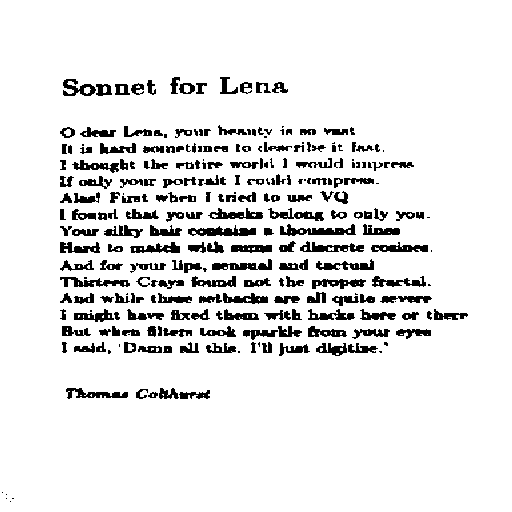
#> input picture Practical-work-2-Fourier-transform/img/son2.png, 512 x 512 px, given in place of son.png, which was not available
$ jupyter execute TME2.ipynb   (text cells are left out)
#> lines starting #> are read from the running program, lines starting #| are printed output that depends on the picture; after the words box and inside, x2 and y2 are one past the last pixel; in counts of white or black regions, pixels touching at a corner belong together; pictures that were not available may be replaced by others from this repository, and a replacement may not be noted
[cell 1]
import numpy as np
from numpy.fft import fft2,fftshift
from PIL import Image
import matplotlib.pyplot as plt

son = np.array(Image.open('img/son.png'))
#> son is the input picture: shape (512, 512) bool; 90.8% white; 263 black regions (46 under 20 px), largest, box (x1, y1, x2, y2) and area: (280, 224, 356, 236) 471, (188, 225, 256, 236) 446, (300, 241, 364, 252) 364
sonrot = np.array(Image.open('img/sonrot.png'))
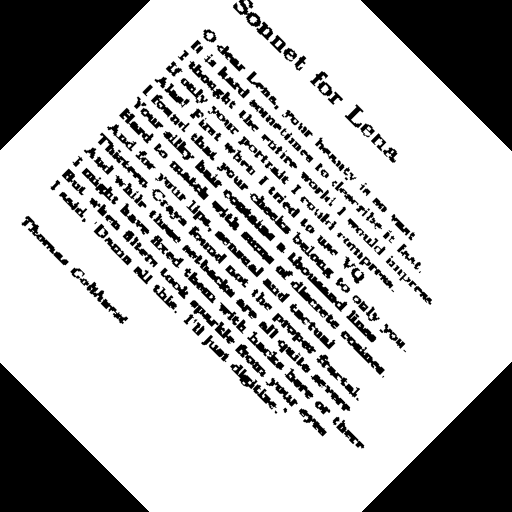
#> input picture Practical-work-2-Fourier-transform/img/sonrot.png, 512 x 512 px
#> sonrot is the input picture: shape (512, 512); min 0, max 255, mean 187.4

plt.imshow(son)
plt.gray()
plt.show()
plt.imshow(sonrot)
plt.show()

[cell 2]
def computeFT(I):
    """ Array -> Array[complex] """
    return fft2(I)

def toVisualizeFT(If):
    """ Array[complex] -> Array[float] """
    return np.abs(If)

def toVisualizeLogFT(If):
    """ Array[complex] -> Array[float] """
    return np.log(1+np.abs(If))

def thresholdImage(I,s):
    """ Array*int -> Array """
    return np.where(I<s,0,255)

[cell 3]
import matplotlib.pyplot as plt

sonFT=computeFT(son)  # Fourier transform of son
sonrotFT=computeFT(sonrot) #Fourier transform os sonrot

print("The module of sonFT using a logarithmic scale \n\n")
plt.imshow(toVisualizeLogFT(fftshift(sonFT)))
plt.show()

print("The module of sonrotFT using a logarithmic scale \n\n")
plt.imshow(toVisualizeLogFT(fftshift(sonrotFT)))
plt.show()

print("sonFT thresholded :\n")
sonFTthresholded=thresholdImage(toVisualizeFT(fftshift(sonFT)),100000)
#> in thresholdImage, `return np.where(I<s,0,255)`: returned value: shape (512, 512) int64; 0% white in thin lines or dots, all inside (x1, y1, x2, y2) = (256, 256, 257, 257)
plt.imshow(sonFTthresholded)
plt.show()

print("sonrotFT thresholded :\n")
sonrotFTthresholded=thresholdImage(toVisualizeFT(fftshift(sonrotFT)),100000)
#> in thresholdImage (call 2), `return np.where(I<s,0,255)`: returned value: shape (512, 512) int64; 1.4% white in thin lines or dots, all inside (x1, y1, x2, y2) = (121, 120, 392, 393)
plt.imshow(sonrotFTthresholded)
plt.show()

[cell 4]
def blend(I1,I2,alpha):
    """ Array**2*float -> Array """
    if alpha<0 and alpha>1 :
        raise ValueError(" alpha is not in [0,1] !")
    else:
        return alpha*I1 + (1-alpha)*I2

[cell 5]
Iblend=blend(son,sonrot,1/2)
#> in blend, `return alpha*I1 + (1-alpha)*I2`:
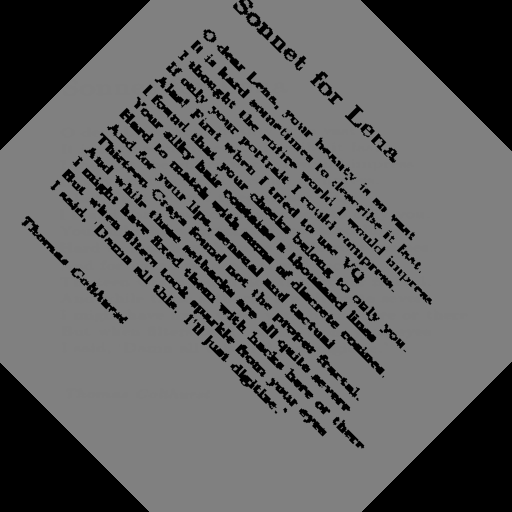
#> returned value: shape (512, 512) float64; min 0, max 128, mean 94.2
IblendFT=computeFT(Iblend) #Fourier transform of Iblend

print("son and sonrot threshold blend :\n")
IblendFTthresholded=thresholdImage(toVisualizeFT(IblendFT),10000)
#> in thresholdImage (call 3), `return np.where(I<s,0,255)`: returned value: shape (512, 512) int64; 18.6% white; 3055 white regions (3006 under 20 px), largest, box (x1, y1, x2, y2) and area: (0, 340, 172, 512) 10243, (341, 0, 512, 173) 10242, (0, 0, 176, 176) 9812
plt.imshow(IblendFTthresholded)
plt.show()

[cell 6]
def mainOrientation(I):
    """ Array -> tuple[Iori,float]
        return image of orientation (32 bins) and the main orientation (degree) from a Fourier transform module
    """
    n, m = I.shape

    size = 32
    x = np.array(range(size))
    ori = np.vstack((np.cos(np.pi*x/size), np.sin(np.pi*x/size))).T

    Iori = np.zeros((n, m))
    orients = np.zeros((size))

    for i in range(1,n+1):
        for j in range(1,m+1):
            if I[i-1, j-1] > 0:
                v = np.array([j-m/2, -i + n/2])
                if i > n/2:
                    v = -v
                    prod = np.matmul(ori, v)
                    maxi = prod.max()
                    if maxi > 0:
                        imax = np.nonzero(prod == maxi)
                        Iori[i-1, j-1] = imax[0]
                        orients[imax] += 1

    maxori = np.nonzero(orients == orients.max())[0][0]
    return (Iori, 180*maxori/size - 90)

def rotateImage(I,a):
    """ Array*float -> Array
        return a rotation of angle a (degree) of image I
    """
    return np.array(Image.fromarray(I).rotate(a, expand=True, fillcolor=127))

####### your code below

def rectifyOrientation(Image):

    ImageFT=computeFT(Image)
    ImageFThresholded=thresholdImage(toVisualizeFT(ImageFT),30000)
#> call 4 of thresholdImage, with s = 30000
#> in thresholdImage (call 4), `return np.where(I<s,0,255)`:
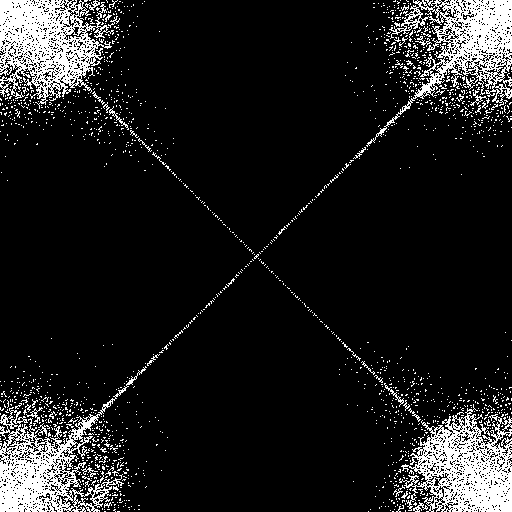
#> returned value: shape (512, 512) int64; 11.5% white; 1708 white regions (1663 under 20 px), largest, box (x1, y1, x2, y2) and area: (0, 0, 114, 109) 6556, (399, 404, 512, 512) 6418, (366, 0, 512, 147) 5676

    imageOr,degree=mainOrientation(ImageFThresholded)
#> after the loop in mainOrientation, `for i in range(1,n+1):`:
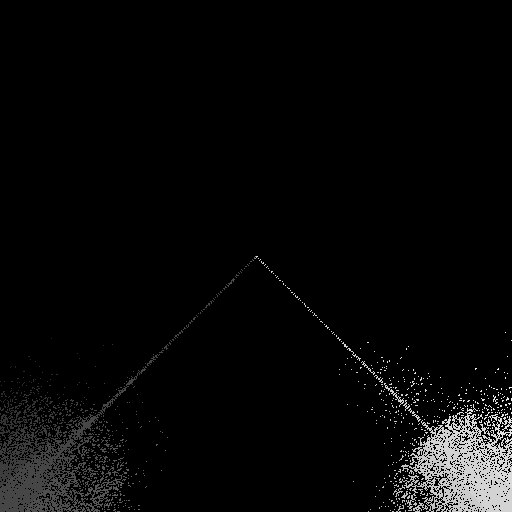
#> Iori: shape (512, 512) float64; min 0, max 29, mean 0.9; drawn with min black and max white
    print("degree= ",degree)

    I=rotateImage(Image,degree)
    plt.imshow(I)
    plt.show()

[cell 7]
print("Rectification de l'orientation pour sonrot.png :\n\n")
plt.imshow(sonrot)
plt.show()

rectifyOrientation(sonrot)
#> in rectifyOrientation, `imageOr,degree=mainOrientation(ImageFThresholded)`: degree = 45
#| degree=  45.0
#> in rotateImage, `return np.array(Image.fromarray(I).rotate(a, expand=True, fillcolor=12..`:
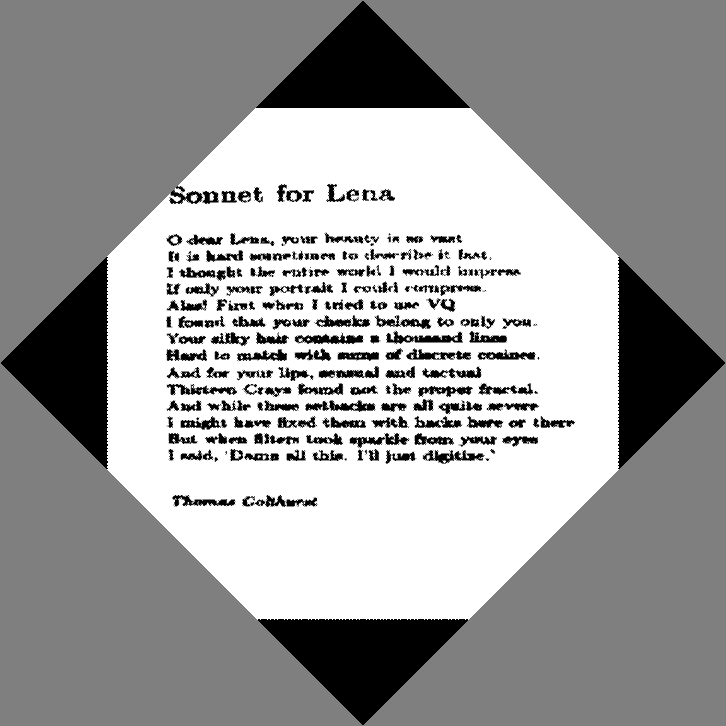
#> returned value: shape (726, 726); min 0, max 255, mean 157


print("Rectification de l'orientation pour port.jpg :\n\n")
port = np.array(Image.open('img/port.jpg'))
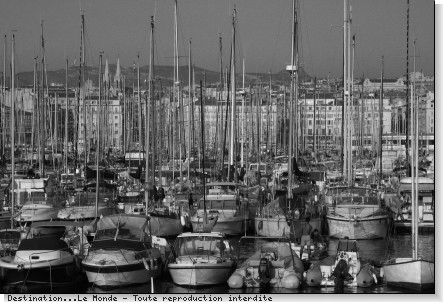
#> input picture Practical-work-2-Fourier-transform/img/port.jpg, 443 x 302 px
#> port is the input picture: shape (302, 443); min 0, max 255, mean 100.6
portRot=(rotateImage(port,40))
#> call 2 of rotateImage, with a = 40
#> in rotateImage (call 2), `return np.array(Image.fromarray(I).rotate(a, expand=True, fillcolor=12..`:
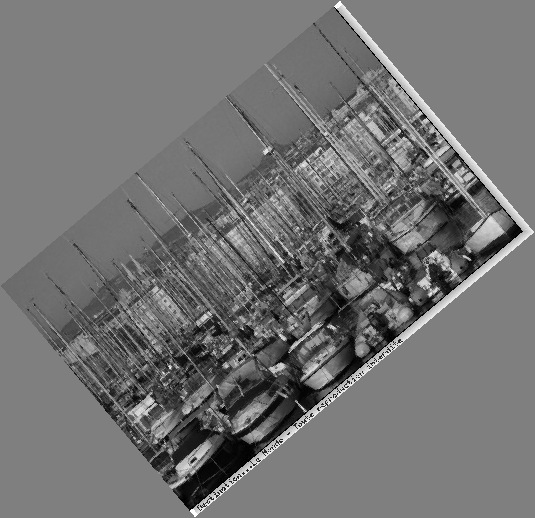
#> returned value: shape (518, 535); min 0, max 255, mean 114.3
i,deg=mainOrientation(thresholdImage(toVisualizeFT(computeFT(portRot)),300000))
#> in thresholdImage (call 5), `return np.where(I<s,0,255)`: returned value: shape (518, 535) int64; 0.03% white in thin lines or dots
#> deg = 45


plt.imshow(portRot)
plt.show()
print(deg)
#| 45.0
rectifyOrientation(portRot)
#> in thresholdImage (call 6), `return np.where(I<s,0,255)`:
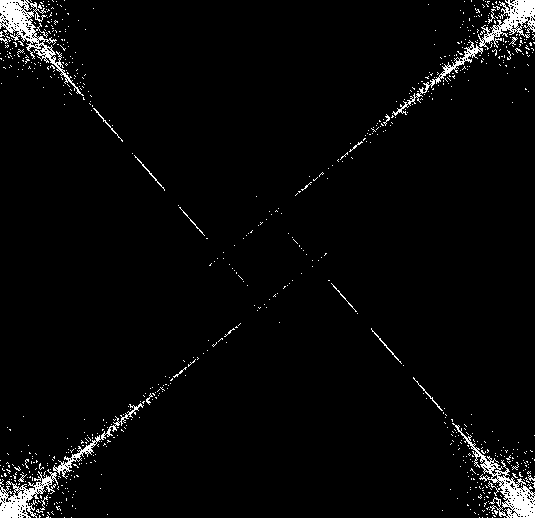
#> returned value: shape (518, 535) int64; 3.2% white; 745 white regions (724 under 20 px), largest, box (x1, y1, x2, y2) and area: (0, 0, 84, 96) 1598, (452, 423, 535, 518) 1550, (0, 469, 58, 518) 1116
#> after the loop in mainOrientation (call 3), `for i in range(1,n+1):`:
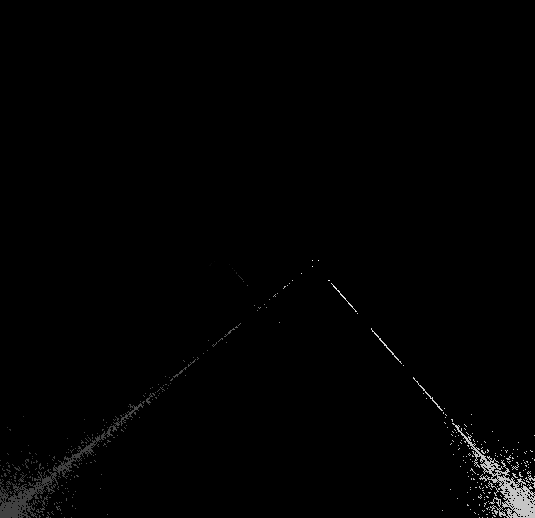
#> Iori: shape (518, 535) float64; min 0, max 31, mean 0.3; drawn with min black and max white
#| degree=  -45.0
#> call 3 of rotateImage, with a = -45
#> in rotateImage (call 3), `return np.array(Image.fromarray(I).rotate(a, expand=True, fillcolor=12..`:
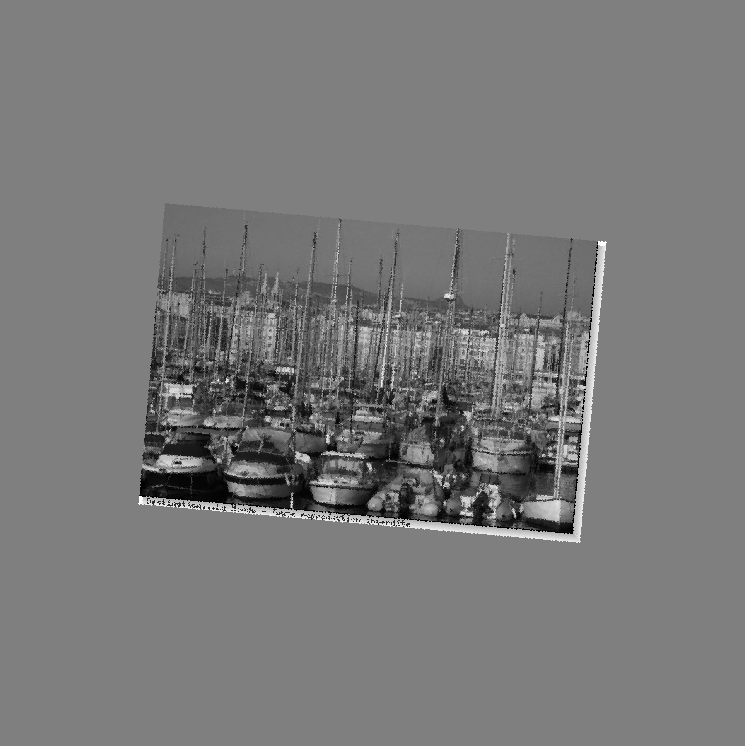
#> returned value: shape (746, 745); min 0, max 255, mean 120.7
